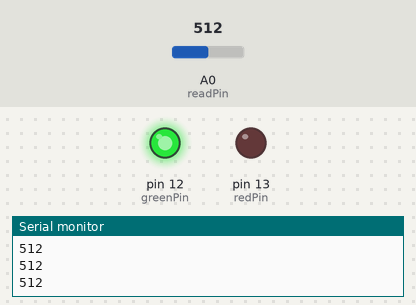
A sketch run on a simulated Arduino Uno, built with avr-gcc and run on an emulated ATmega328P. On the bench: output pins drawn as LEDs (lit = HIGH), the last lines printed to the serial monitor. The test bench sets the inputs (shaded band); at power-on: A0 (readPin) = 512.

Above: at 1.2 s.
1.3 s: A0 (readPin) set to 414
2.9 s: A0 (readPin) set to 382
At 3.9 s:
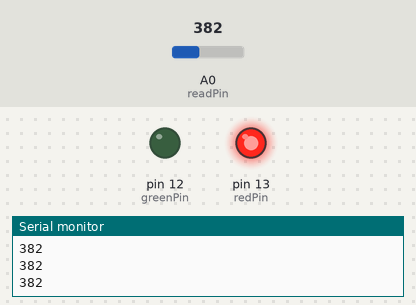
4.7 s: A0 (readPin) set to 410
At 5.9 s:
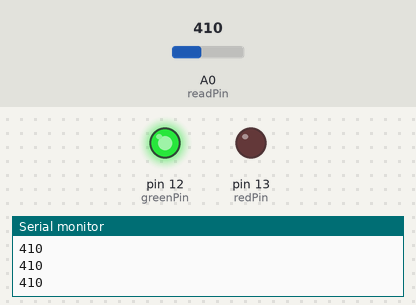
6.5 s: A0 (readPin) set to 390
At 7.9 s:
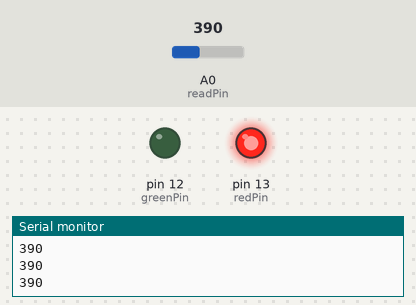
Timing chart, 0 to 9.2 s (numbered marks = the images above; inputs shaded):
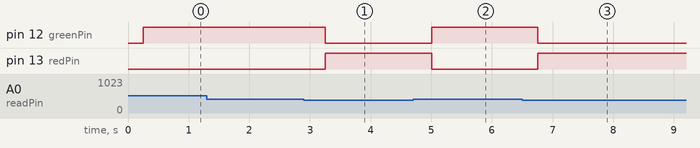

Measured:
- the behaviour switches between 401 and 400 on A0 (readPin) (found by bisection; images 0 and 1)
- after the input at 2.9 s, pin 12 (greenPin): HIGH → LOW after 0.35 s; pin 13 (redPin): LOW → HIGH after 0.35 s
- after the input at 4.7 s, pin 12 (greenPin): LOW → HIGH after 0.31 s; pin 13 (redPin): HIGH → LOW after 0.31 s
- after the input at 6.5 s, pin 12 (greenPin): HIGH → LOW after 0.26 s; pin 13 (redPin): LOW → HIGH after 0.26 s

The sketch:

photoresistor.ino
```cpp
int readPin = A0;
int readVal;
int dv = 250;
int redPin = 13;
int greenPin = 12;

void setup() {
  // put your setup code here, to run once:
  pinMode(readPin, INPUT);
  pinMode(redPin, OUTPUT);
  pinMode(greenPin, OUTPUT);
  Serial.begin(9600);
}

void loop() {
  // put your main code here, to run repeatedly:
  readVal = analogRead(readPin);
  Serial.println(readVal);
  delay(dv);
  if (readVal > 400) {
    digitalWrite(greenPin, HIGH);
    digitalWrite(redPin, LOW);
  } else {
    digitalWrite(redPin, HIGH);
    digitalWrite(greenPin, LOW);
  }
}
```
